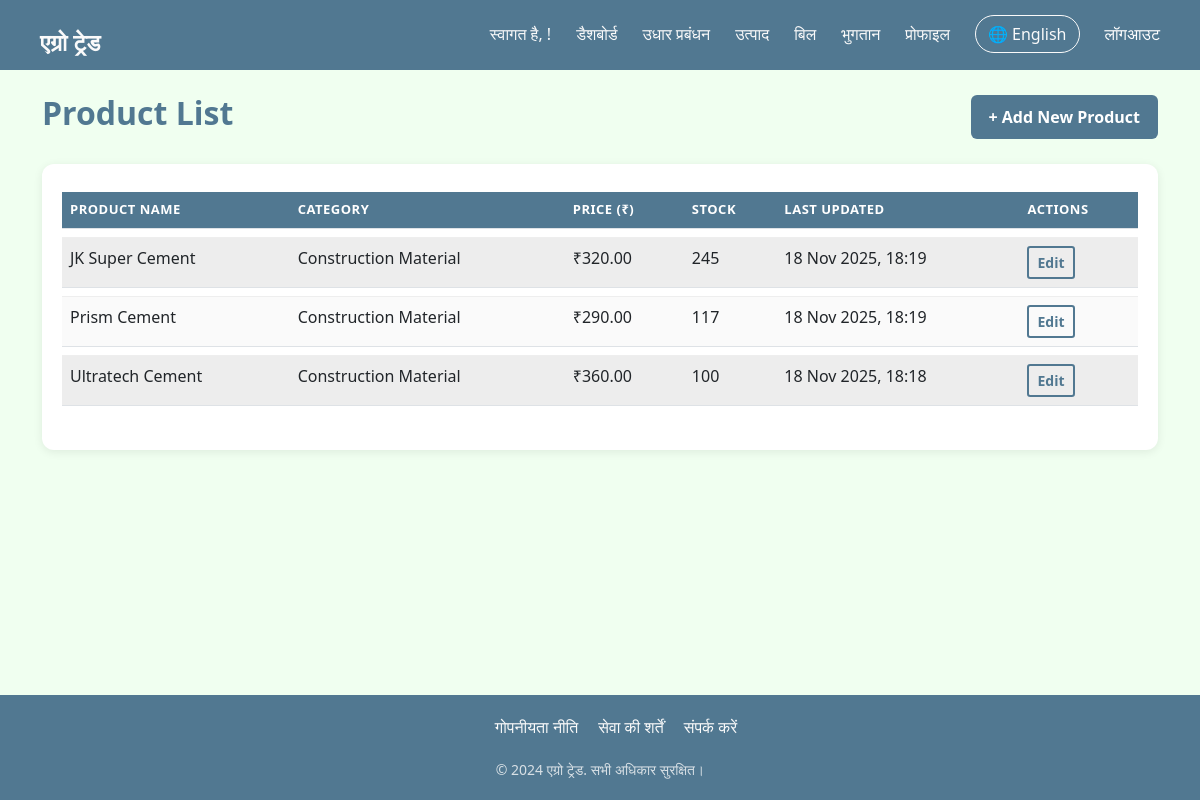
Screenshot of /products/ (signed in) with the database file from the repository.
### myApp/models.py (models this page shows, shortened)
class Product(models.Model):
    name = models.CharField(max_length=100)
    category = models.CharField(max_length=50)
    market_price = models.DecimalField(max_digits=10, decimal_places=2)
    current_stock = models.PositiveIntegerField(default=0)
    updated_by = models.ForeignKey(User, on_delete=models.SET_NULL, null=True, blank=True)
    last_updated = models.DateTimeField(auto_now=True)

### myApp/views.py (the view)
# urls.py: path('products/', views.product_list, name='product_list'),
@login_required
def product_list(request):
    products = Product.objects.all()
    return render(request, 'products.html', {'products': products})

### templates/products.html (shortened to what this page needs)
{% extends "base.html" %}
{% block content %}
<div class="d-flex justify-content-between align-items-center mb-4">
    <h2>Product List</h2>
    <a href="{% url 'add_product' %}" class="btn btn-success">+ Add New Product</a>
</div>
<div class="table-responsive">
    <table class="table table-striped">
        <thead>
            <tr>
                <th>Product Name</th>
                <th>Category</th>
                <th>Price (₹)</th>
                <th>Stock</th>
                <th>Last Updated</th>
                <th>Actions</th>
            </tr>
        </thead>
        <tbody>
            {% for product in products %}
            <tr>
                <td>{{ product.name }}</td>
                <td>{{ product.category }}</td>
                <td>₹{{ product.market_price }}</td>
                <td>{{ product.current_stock }}</td>
                <td>{{ product.last_updated|date:"d M Y, H:i" }}</td>
                <td>
                    <button class="btn btn-sm btn-outline-primary">Edit</button>
                </td>
            </tr>
            {% empty %}
            <tr>
                <td colspan="6" class="text-center">No products found. <a href="{% url 'add_product' %}">Add your first product</a></td>
            </tr>
            {% endfor %}
        </tbody>
    </table>
</div>
{% endblock %}

### templates/base.html (style rules this page uses)
:root { --primary: #517891; --primary-light: #77B1D4; --dark: #90D5FF; --white: #FAFAFA; --underline: #90DFFF; }
* { margin: 0; padding: 0; box-sizing: border-box; }
body { background-color: honeydew; min-height: 100vh; display: flex; flex-direction: column; }

### templates/products.html (style rules this page uses)
:root { --primary: #517891; --primary-light: #77B1D4; --dark: #90D5FF; --white: #FAFAFA; --underline: #90DFFF; }
h2 { font-weight: 700; color: var(--primary); }
.btn-success { background: var(--primary); border: none; padding: 10px 18px; border-radius: 6px; font-weight: 600; transition: 0.3s ease; }
.table-responsive { background: white; padding: 20px; border-radius: 12px; box-shadow: 0 2px 10px rgba(0,0,0,0.08); }
table { width: 100%; border-collapse: separate; border-spacing: 0 8px; }
thead tr { background: var(--primary); color: white; border-radius: 10px; }
thead th { padding: 14px; font-weight: 600; text-transform: uppercase; font-size: 13px; letter-spacing: 0.5px; }
tbody tr { background: var(--white); transition: 0.2s ease; }
tbody td { padding: 14px; border-top: 1px solid #eee; }
.btn-outline-primary { border: 2px solid var(--primary); color: var(--primary); font-weight: 600; transition: 0.3s ease; }

### rows the page displays
Product: name "JK Super Cement", category "Construction Material", market_price "320.00", current_stock "245", last_updated "18 Nov 2025, 18:19"
Product: name "Prism Cement", category "Construction Material", market_price "290.00", current_stock "117", last_updated "18 Nov 2025, 18:19"
Product: name "Ultratech Cement", category "Construction Material", market_price "360.00", current_stock "100", last_updated "18 Nov 2025, 18:18"
